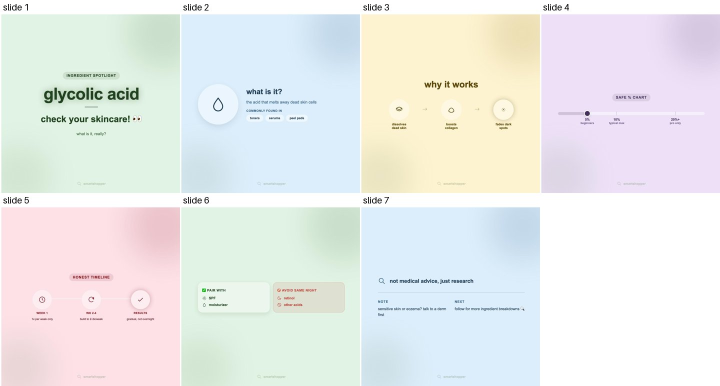
#> input picture content-bank/P001-ingredient-spotlight/originals/7684431864446127380/analysis/sheet.jpg, 1440 x 772 px (shown at 1/2 size)
$ python overlay.py ../content-bank/P001-ingredient-spotlight/originals/7684431864446127380/analysis/sheet.jpg --out out.png
#> lines starting #> are read from the running program, lines starting #| are printed output that depends on the picture
#!/usr/bin/env python3
"""Put TikTok-style text on an image (text is always drawn in code, never by the AI model).

Usage:
  overlay.py <image> --text "line one / line two 🚀" --out slide.png [--y 0.38] [--size 0.031] [--weight 500]

- Crops/resizes to 1080×1920 (9:16) first.
- "/" in --text marks line breaks; without it, lines wrap at 78% of the width.
- --y is the vertical centre of the text block (0 = top, 1 = bottom); --size is font size as a share of height.
- TikTok "Classic" text: white TikTok Sans with a thick black outline (no soft shadow), centred, tight leading,
  straight quotes turned into curly ones. Defaults are calibrated on P004's source hook (size 0.029, y 0.375,
  wraps at ~76% of the width, first line ~73% wide). Use --style shadow for the old soft-shadow look.
- --phone adds real-phone-camera imperfections before the text: grain, slight softness, JPEG compression.
- Emoji (owner, 2026-09-29: "use emojis when applicable" in overlay text and captions): the project font has no
  emoji glyphs, so emoji in --text are rendered from a colour emoji font (Apple Color Emoji on macOS, the bundled
  Noto Color Emoji on Windows) and composited inline at the right size — no missing-glyph boxes. See
  draw_mixed()/split_runs() below; wrap() and main() use them automatically, so any caller passing emoji through
  --text already gets this for free.
"""
import argparse
import io
import re
import unicodedata
from pathlib import Path

import numpy as np
from PIL import Image, ImageDraw, ImageFilter, ImageFont

ROOT = Path(__file__).resolve().parent.parent
W, H = 1080, 1920

# --- emoji support -----------------------------------------------------------------------------
# Apple Color Emoji (macOS, sbix) and Noto Color Emoji (bundled for Windows, CBDT) are fixed bitmap strike fonts:
# only these exact pixel sizes can be loaded, so we always ask for the nearest one and scale the rendered glyph.
if Path("/System/Library/Fonts/Apple Color Emoji.ttc").exists():
    EMOJI_FONT_PATH, EMOJI_STRIKE_SIZES = "/System/Library/Fonts/Apple Color Emoji.ttc", [20, 32, 40, 48, 64, 96, 160]
else:
    EMOJI_FONT_PATH, EMOJI_STRIKE_SIZES = str(ROOT / "assets" / "fonts" / "NotoColorEmoji.ttf"), [109]
EMOJI_RE = re.compile(
    "(?:"
    "[\U0001F1E6-\U0001F1FF]{2}"          # regional-indicator flag pairs
    "|[\U0001F300-\U0001FAFF\U00002600-\U000027BF\U00002B00-\U00002BFF\U00002190-\U000021FF"
    "\U00002300-\U000023FF\U0000FE0F](?:\U0000200D[\U0001F300-\U0001FAFF\U00002600-\U000027BF])*"
    ")"
)
_emoji_glyph_cache = {}
_emoji_font_cache = {}


# [104 lines left out: functions _emoji_font, _emoji_glyph, split_runs, measure_mixed, draw_mixed, curly and 1 more, not called in this run]


def main():
    ap = argparse.ArgumentParser(description=__doc__, formatter_class=argparse.RawDescriptionHelpFormatter)
    ap.add_argument("image")
    ap.add_argument("--text", default="")
    ap.add_argument("--out", required=True)
    ap.add_argument("--y", type=float, default=0.375)
    ap.add_argument("--size", type=float, default=0.029)
    ap.add_argument("--weight", default="500", choices=["500", "700"])
    ap.add_argument("--style", default="classic", choices=["classic", "shadow"])
    ap.add_argument("--phone", type=float, nargs="?", const=1.0, default=0.0,
                    help="phone-camera imperfections, strength (default 1.0 when given)")
    args = ap.parse_args()

    img = fit(Image.open(args.image))
    if args.phone:
        img = phone_look(img, args.phone)
    if args.text:
        font = ImageFont.truetype(str(ROOT / "assets" / "fonts" / f"TikTokSans-{args.weight}.ttf"), round(H * args.size))
        text = curly(args.text)
        lines = wrap(text, font, W * 0.76)
        line_h = round(font.size * (1.3 if args.style == "classic" else 1.22))
        top = round(H * args.y - line_h * len(lines) / 2)
        shadow = Image.new("RGBA", img.size, (0, 0, 0, 0))
        sd = ImageDraw.Draw(shadow)
        text_layer = Image.new("RGBA", img.size, (0, 0, 0, 0))
        stroke = round(font.size * 0.11)
        for i, line in enumerate(lines):
            x = (W - measure_mixed(line, font)) / 2
            y = top + i * line_h
            if args.style == "classic":
                draw_mixed(text_layer, (x, y), line, font, (255, 255, 255, 255), stroke_width=stroke, stroke_fill=(0, 0, 0, 255))
            else:
                xs = x
                for is_emoji, chunk in split_runs(line):
                    if not is_emoji:
                        sd.text((xs, y + 2), chunk, font=font, fill=(0, 0, 0, 170))
                    xs += measure_mixed(chunk, font)
                draw_mixed(text_layer, (x, y), line, font, (255, 255, 255, 255))
        shadow = shadow.filter(ImageFilter.GaussianBlur(3))
        img = Image.alpha_composite(Image.alpha_composite(img.convert("RGBA"), shadow), text_layer).convert("RGB")
    Path(args.out).parent.mkdir(parents=True, exist_ok=True)
    img.save(args.out, quality=95)
    print(args.out)


def fit(img):
    img = img.convert("RGB")
#> img is the input picture: PIL image 1440x772 RGB; mean R, G, B 233.8, 236.1, 234.8
    scale = max(W / img.width, H / img.height)
#> scale = 2.49
    img = img.resize((round(img.width * scale), round(img.height * scale)), Image.LANCZOS)
#> img: PIL image 3581x1920 RGB
    left, top = (img.width - W) // 2, (img.height - H) // 2
#> left = 1250; top = 0
    return img.crop((left, top, left + W, top + H))
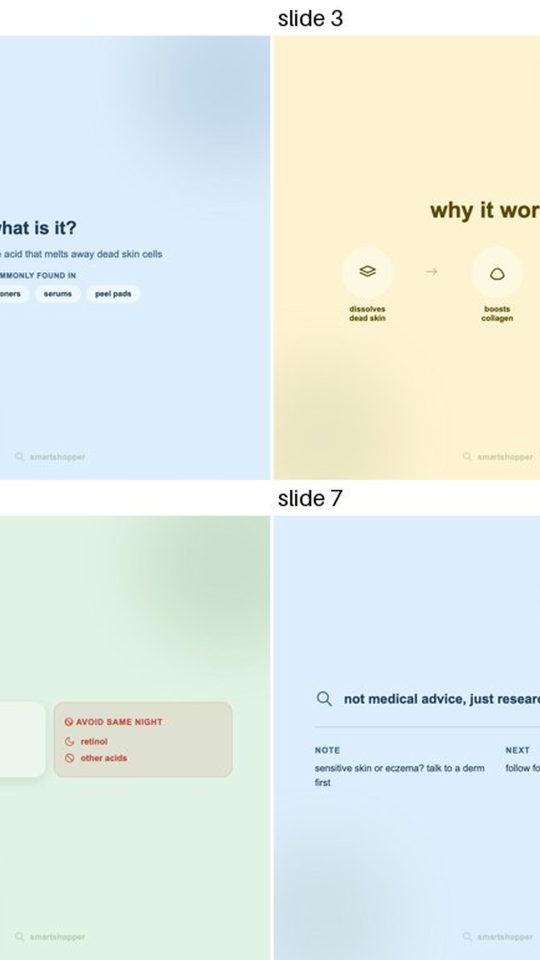
#> returned value: PIL image 1080x1920 RGB (shown at 1/2 size); mean R, G, B 227.6, 237.5, 232.4


# [11 lines left out: function phone_look, not called in this run]


if __name__ == "__main__":
    main()
